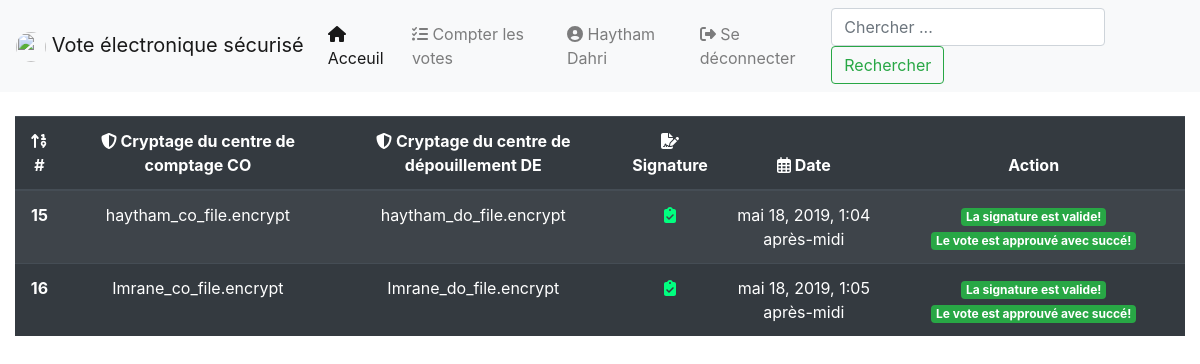
Page /revision/ (signed in) on the earlier database version.
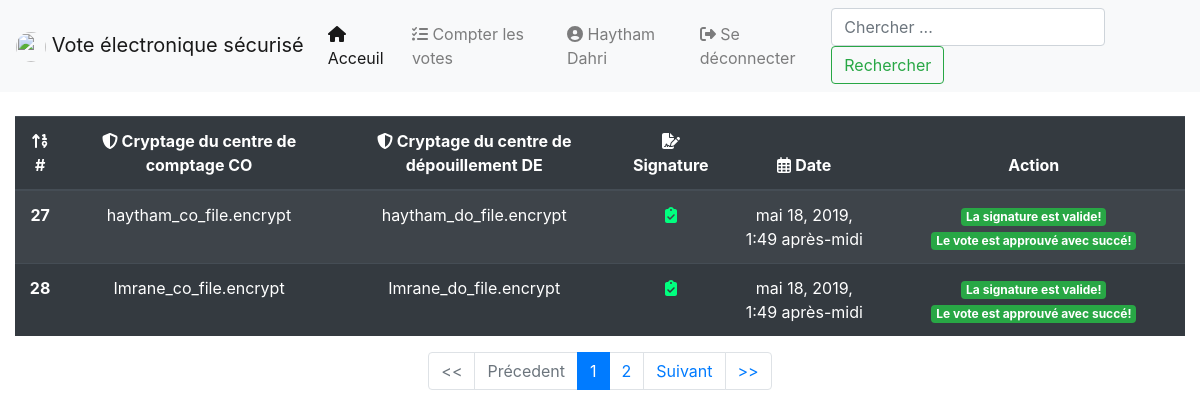
Same page on the later database version.
### SecuredVote/models.py (models this page shows, shortened)
class Revision(models.Model):
    pending = models.ForeignKey(Pending, on_delete=models.CASCADE)
    do_file = models.FileField(null=False, blank=True)
    co_file = models.FileField(null=False, blank=True)
    date = models.DateTimeField(default=now)
    signature = models.ForeignKey(Signature, on_delete=models.CASCADE, null=True)
    done = models.BooleanField(default=False, null=True, blank=True)
    is_valid = models.BooleanField(default=None, null=True, blank=True)

class Pending(models.Model):
    co_file = models.FileField(null=False)
    do_file = models.FileField(null=False, blank=True)
    date = models.DateTimeField(default=now)
    done = models.BooleanField(default=False, null=True, blank=True)
    is_valid = models.BooleanField(default=False, null=True, blank=True)
    signature = models.ForeignKey(Signature, on_delete=models.CASCADE)

### SecuredVote/views.py (the view, shortened to what this page needs)
# urls.py: path('revision/', views.VotesRevision.as_view(), name="votes_revision"),
class VotesRevision(LoginRequiredMixin, View):
    login_url = "/login/"
    redirect_field_name = "next"
    def get(self, request, *args, **kwargs):
        context = dict()
        user = request.user
        page = request.POST.get('page' or None)
        url = reverse("vote:votes_revision")
        if page is not None:
            url += f"?page={page}"
        if user.is_superuser:
            search = request.GET.get("search" or None)
            if search is not None:
                try:
                    revisions = Revision.objects.filter(id=search)
                except:
                    revisions = []
            else:
                revisions = Revision.objects.all()
            paginator = Paginator(revisions, 2)  # Show 2 pending votes per page
            page = request.GET.get("page")
            revisions = paginator.get_page(page)
            context["revisions"] = revisions
            return render(request, "vote/revisions.html", context)
        messages.info(request, "Vous n'êtes pas membre du centre de dépouillement!")
        return redirect("vote:home")

### SecuredVote/forms.py
class SearchForm(forms.Form):
    search = forms.CharField(max_length=255, empty_value=False, widget=forms.TextInput(
        attrs={'class': 'form-control mr-sm-2', 'placeholder': 'Chercher ...', 'aria-label': 'Search',
               'type': 'search'}))

### SecuredVote/context_processor.py (called while the page is built)
def global_var(request):
    context = dict()
    search_form = SearchForm()
    context['search_form'] = search_form
    return context

### templates/vote/revisions.html (shortened to what the changed rows need)
{% extends 'vote/base.html' %}
{% load staticfiles %}
{% block content %}
    {% include 'vote/messages.html' %}
    <div class="table-responsive">
        <table align="center" class="table table-striped table-dark table-hover">
        <thead>
        <tr align="center">
            <th scope="col"><i class="fas fa-sort-numeric-up"></i> #</th>
            <th scope="col"><i class="fas fa-shield-alt"></i> Cryptage du centre de comptage CO</th>
            <th scope="col"><i class="fas fa-shield-alt"></i> Cryptage du centre de dépouillement DE</th>
            <th scope="col"><i class="fas fa-file-signature"></i> Signature</th>
            <th scope="col"><i class="far fa-calendar-alt"></i> Date</th>
            <th scope="col">Action</th>
        </tr>
        </thead>
        <tbody>
        {% for revision in revisions.object_list %}
            <tr align="center">
                <th scope="row">{{ revision.pk }}</th>
                <td>{{ revision.pending.co_file.name }}</td>
                <td>{{ revision.do_file.name }}</td>
                <td>
                    {% if revision.signature.is_valid  %}
                        <i class="fas fa-clipboard-check" style="color: springgreen;"></i>
                    {% else %}
                        <i class="fas fa-spinner fa-spin"></i>
                    {% endif %}
                </td>
                <td>{{ revision.date }}</td>
                <td>
                    {% if revision.signature.is_valid is True %}
                        <span class="badge badge-success">La signature est valide!</span>
                    {% endif %}
                    {% if not revision.is_valid is True and revision.done is True %}
                        <span class="badge badge-danger">Le vote est refusé en tant qu'invalide!</span>
                    {% elif revision.is_valid is True and revision.done is True  %}
                        <span class="badge badge-success">Le vote est approuvé avec succé!</span>
                    {% endif %}
                </td>
            </tr>
        {% empty %}
            <tr>
                <td colspan="9" class="alert alert-warning text-center font-weight-bold">
                    <i class="fas fa-info-circle"></i> Aucun vote n'a été ajouté pour la verificaton finale!
                </td>
            </tr>
        {% endfor %}
        </tbody>
    </table>
    </div>
    {% if revisions.has_other_pages %}
        <nav aria-label="...">
            <ul class="pagination justify-content-center">
                {% if revisions.has_previous %}
                    <li class="page-item">
                        <a class="page-link"
                           href="{% url 'vote:votes_revision' %}?page=1{% if 'search' in request.GET %}&search={{ request.GET.search }}{% endif %}"
                           tabindex="-1" aria-disabled="true"><<</a>
                    </li>
                    <li class="page-item">
                        <a class="page-link"
                           href="{% url 'vote:votes_revision' %}?page={{ revisions.previous_page_number }}{% if 'search' in request.GET %}&search={{ request.GET.search }}{% endif %}"
                           tabindex="-1" aria-disabled="true">Précedent</a>
                    </li>
                {% else %}
                    <li class="page-item disabled">
                        <a class="page-link" tabindex="-1" aria-disabled="true"><<</a>
                    </li>
                    <li class="page-item disabled">
                        <a class="page-link" tabindex="-1" aria-disabled="true">Précedent</a>
                    </li>
                {% endif %}
                {% for page_num in revisions.paginator.page_range %}
                    {% if revisions.number == page_num %}
                        <li class="page-item active" aria-current="page">
                            <a class="page-link"
                               href="{% url 'vote:votes_revision' %}?page={{ page_num }}{% if 'search' in request.GET %}&search={{ request.GET.search }}{% endif %}">{{ page_num }}
                                <span class="sr-only">(current)</span></a>
                        </li>
                    {% else %}
                        <li class="page-item"><a class="page-link"
                                                 href="{% url 'vote:votes_revision' %}?page={{ page_num }}{% if 'search' in request.GET %}&search={{ request.GET.search }}{% endif %}">{{ page_num }}</a>
                        </li>
                    {% endif %}
                {% endfor %}
                {% if revisions.has_next %}
                    <li class="page-item">
                        <a class="page-link" href="{% url 'vote:votes_revision' %}?page={{ revisions.next_page_number }}{% if 'search' in request.GET %}&search={{ request.GET.search }}{% endif %}">Suivant</a>
                    </li>
                    <li class="page-item">
                        <a class="page-link" href="{% url 'vote:votes_revision' %}?page={{ revisions.paginator.num_pages }}{% if 'search' in request.GET %}&search={{ request.GET.search }}{% endif %}">>></a>
                    </li>
                {% endif %}
            </ul>
        </nav>
    {% endif %}
{% endblock %}

Differences in the rows shown:
removed Revision: pk "15", pending.co_file.name "haytham_co_file.encrypt", do_file.name "haytham_do_file.encrypt", date "mai 18, 2019, 1:04 après-midi", shows "La signature est valide!", is_valid "Le vote est approuvé avec succé!"
removed Revision: pk "16", pending.co_file.name "Imrane_co_file.encrypt", do_file.name "Imrane_do_file.encrypt", date "mai 18, 2019, 1:05 après-midi", shows "La signature est valide!", is_valid "Le vote est approuvé avec succé!"
added Revision: pk "27", pending.co_file.name "haytham_co_file.encrypt", do_file.name "haytham_do_file.encrypt", date "mai 18, 2019, 1:49 après-midi", shows "La signature est valide!", is_valid "Le vote est approuvé avec succé!"
added Revision: pk "28", pending.co_file.name "Imrane_co_file.encrypt", do_file.name "Imrane_do_file.encrypt", date "mai 18, 2019, 1:49 après-midi", shows "La signature est valide!", is_valid "Le vote est approuvé avec succé!"
Other differences:
text now shown: "<< Précedent Suivant >>"
new list line: "1"
new list line: "2"
